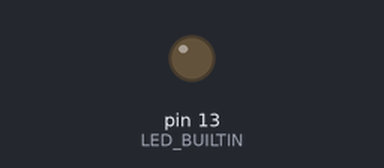
Bench run of a program on a simulated Teensy 4. Parts: output pins drawn as LEDs (lit = HIGH). What the program prints to the serial monitor is not drawn.

Above: at 0.05 s.
At 2.8 s:
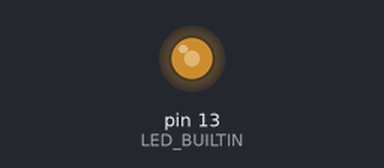
Timing chart, 0 to 6.5 s (numbered marks = the images above):
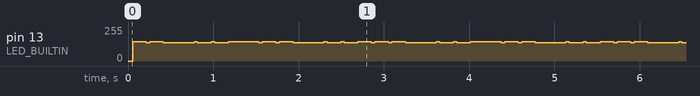

The program:

main.cpp
```cpp
/*
PlatformIO env params:
  [env:teensy]
  platform = teensy
  board = teensy41
  framework = arduino
  monitor_speed = 115200

Teensy USB Communication Example: send and receive multiple floats over Serial

WARNING: for debugging, DO NOT use Serial.print() or Serial.println()
         as it will interfere with the Serial traffic.

Notes:
  1) Ensure that the baud rate is set to 115200
  2) Make sure send and receive message sizes should be agreed upon.
     before running the python and arduino code.
  3) Make sure send/receive frequency is also agreed upon.
  3) Run the accompanying python code to receive and send data

By Sergio Esteban (sesteban@caltech.edu)
*/

////////////////////////////////////// LIBRARIES //////////////////////////////////////

// Include the necessary libraries
#include <Arduino.h>

////////////////////////////////////// VARIABLES //////////////////////////////////////

// Variables for sending floats
const int num_float_send = 6;
float sendData[num_float_send];
float q1_send, q2_send, q3_send, // right leg positions
      q4_send, q5_send, q6_send; // left leg positions

// Variables for receiving floats
const int num_float_recv = 15;
float receivedData[num_float_recv];
float px, py, pz,     // position  in world frame
      qw, qx, qy, qz, // quaternion in world frame
      escR, escL,     // right and left thruster values
      q1_recv, q2_recv, q3_recv, // right leg positions
      q4_recv, q5_recv, q6_recv; // left leg positions

// TIMING variables
double time1, time2;           // to measure time using internal ESP32 clock
double t_elapsed, t_remaining; // to measure time remaining to achieve desired frequency
const float hz = 300.0;        // desired frequency of data transfer
const float T = 1.0/hz;        // period of data transfer

////////////////////////////////////// FUNCTIONS //////////////////////////////////////

// arbitrary function to generate dummy data
float sine_wave(float phi){
  float t, f, x;
  t = millis()/1000.0;
  f = 1.0;
  x = 500.0 * sin(2 * M_PI * f*  t + phi);
  return x;
}

//////////////////////////////////////// SETUP ////////////////////////////////////////

void setup() {

  // Start the serial communication
  Serial.begin(115200);

  // use builtin LED to show data transmission
  pinMode(LED_BUILTIN, OUTPUT);

  // small delay before beginning
  delay(10);
}

//////////////////////////////////////// LOOP ////////////////////////////////////////

void loop() {

  digitalWrite(LED_BUILTIN, HIGH);

  // Send multiple floats over USB
  q1_send = px;  // TODO: replace with actual data. Right now, I'm just sneding back pose data
  q2_send = py;
  q3_send = pz;
  q4_send = qx;
  q5_send = qy;
  q6_send = qz;
  sendData[0] = q1_send;
  sendData[1] = q2_send;
  sendData[2] = q3_send;
  sendData[3] = q4_send;
  sendData[4] = q5_send;
  sendData[5] = q6_send;
  Serial.write(reinterpret_cast<uint8_t*>(sendData), sizeof(sendData));

  delay(1); // Small delay to not corrupt data

  // Receive multiple floats over USB
  if (Serial.available() >= sizeof(receivedData)) {
    Serial.readBytes(reinterpret_cast<uint8_t*>(receivedData), sizeof(receivedData));
  }
  px = receivedData[0];
  py = receivedData[1];
  pz = receivedData[2];
  qw = receivedData[3];
  qx = receivedData[4];
  qy = receivedData[5];
  qz = receivedData[6];
  escR = receivedData[7];
  escL = receivedData[8];
  q1_recv = receivedData[9];
  q2_recv = receivedData[10];
  q3_recv = receivedData[11];
  q4_recv = receivedData[12];
  q5_recv = receivedData[13];
  q6_recv = receivedData[14];

  digitalWrite(LED_BUILTIN, LOW);

  delay(1); // Small delay to not corrupt data

}
```

Measured:
- by itself, pin 13 (LED_BUILTIN): repeats every 2.8 s: 137/255 0.04 s, 143/255 0.16 s, 137/255 0.36 s, 2 × (143/255 0.04 s, 137/255 0.16 s), 143/255 0.36 s, 2 × (137/255 0.04 s, 143/255 0.16 s), 137/255 0.36 s, 2 × (143/255 0.04 s, 137/255 0.16 s), 143/255 0.16 s, 137/255 0.04 s, 143/255 0.16 s
